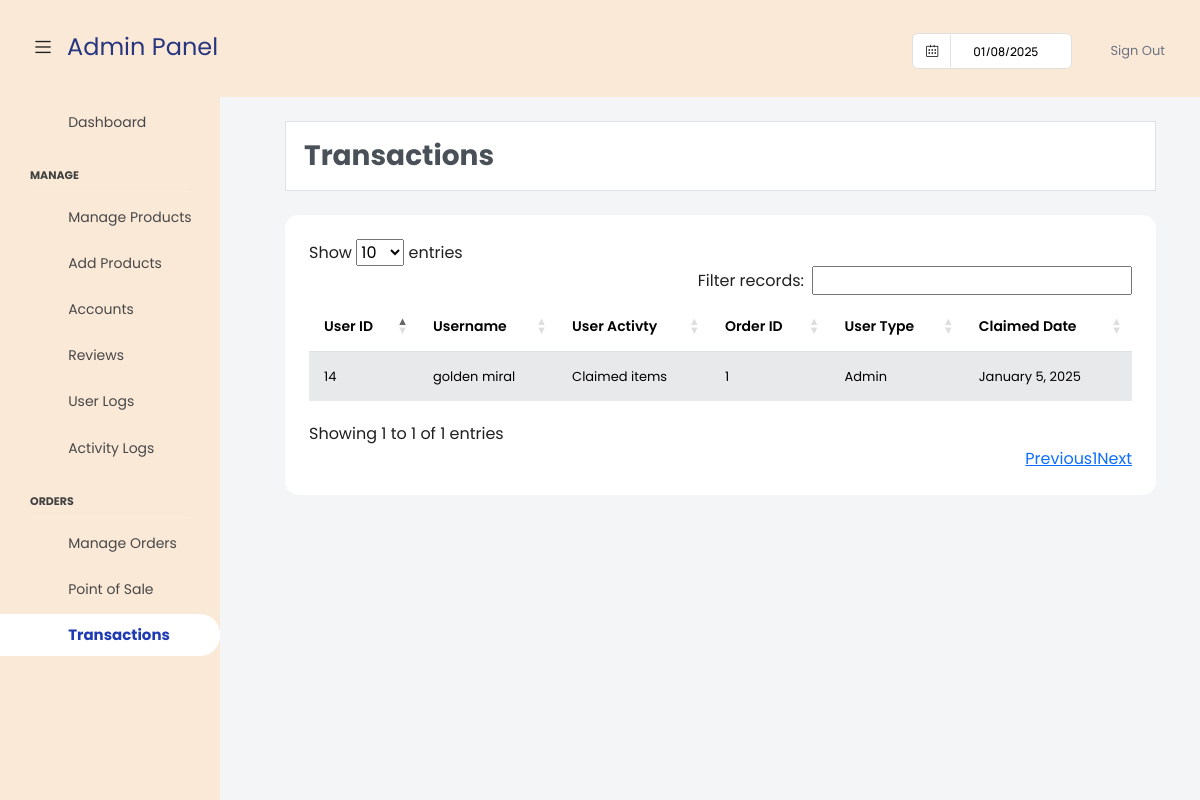
/admin/transHistory.php (signed in), run on an earlier commit of the app's database.
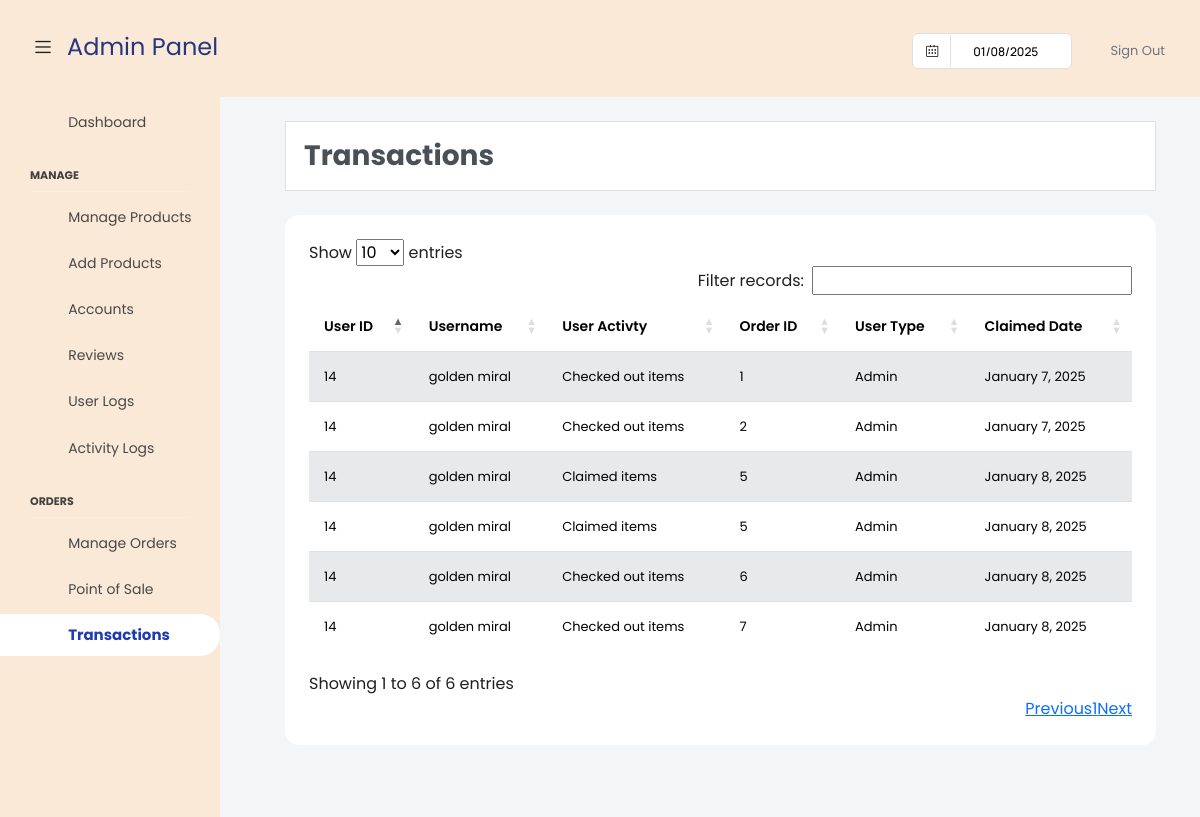
And on a later commit of the database.
### tables this page shows
CREATE TABLE `tbl_transactions` (
  `user_id` int(11) NOT NULL,
  `user_name` varchar(50) NOT NULL,
  `user_type` varchar(50) NOT NULL,
  `user_activity` varchar(100) NOT NULL,
  `activity_date` date NOT NULL,
  `item_id` int(11) NOT NULL
);

### admin/transHistory.php (the view, shortened to what this page needs)
<!DOCTYPE html>
<html lang="en">
  <head>
    <link href="../plugins/dataTables.bootstrap5.min.css" rel="stylesheet" />
    <link href="../plugins/responsive.bootstrap5.min.css" rel="stylesheet" />
    <link href="../styles/bootstrap5-min.css" rel="stylesheet" />
    <link href="../styles/card-general.css" rel="stylesheet" />
  </head>
  <body >
  <div class="container-scroller">
        <?php require_once("./navbar.php"); ?>
        <div class="container-fluid page-body-wrapper">
        <?php require_once("./sidebar.php"); ?>
            <div class="main-panel">
                <div class="content-wrapper">
                    <div class="row">
                    <div class="container-fluid px-4">
            <ol class="breadcrumb mb-4 bg-white">
              <li class="breadcrumb-item active fs-3 fw-bolder">Transactions</li>
            </ol>
              <div class="card mb-5">
                    <div class="card-body">
                      <table id="productTable" class="table table-striped nowrap" style="width:100%">
                        <thead>
                          <tr>
                            <th>User ID</th>
                            <th>Username</th>
                            <th>User Activty</th>
                            <th>Order ID</th>
                            <th>User Type</th>
                            <th>Claimed Date</th>
                          </tr>
                        </thead>
                        <tbody>
                          <?php
                            $query = "SELECT * FROM tbl_transactions";
                            $stmt = $conn->prepare($query);
                            $stmt->execute();
                            $result = $stmt->get_result();
                              while ($data = $result->fetch_assoc()) {
                                $dateObject = new DateTime($data["activity_date"]);
                          ?>
                          <tr>
                            <td><?php echo $data['user_id'];?></td>
                            <td><?php echo $data['user_name'];?></td>
                            <td><?php echo $data['user_activity'];?></td>
                            <td><?php echo $data['item_id'];?></td>
                            <td><?php echo "Admin"; ?></td>
                            <td><?php echo $dateObject->format('F j, Y'); ?></td>
                          </tr>
                          <?php
                            }
                          ?>
                        </tbody>
                      </table>
                    </div>
                  </div>
            </div>
                    </div>
                </div>
            </div>
        </div>
  </body>
</html>

What changed in the data, as far as the page shows it:
removed tbl_transactions: user "14", user_name "golden miral", user_activity "Claimed items", item "1", activity_date "January 5, 2025"
added tbl_transactions: user "14", user_name "golden miral", user_activity "Checked out items", item "1", activity_date "January 7, 2025"
added tbl_transactions: user "14", user_name "golden miral", user_activity "Checked out items", item "2", activity_date "January 7, 2025"
added tbl_transactions: user "14", user_name "golden miral", user_activity "Claimed items", item "5", activity_date "January 8, 2025"
added tbl_transactions: user "14", user_name "golden miral", user_activity "Claimed items", item "5", activity_date "January 8, 2025"
added tbl_transactions: user "14", user_name "golden miral", user_activity "Checked out items", item "6", activity_date "January 8, 2025"
added tbl_transactions: user "14", user_name "golden miral", user_activity "Checked out items", item "7", activity_date "January 8, 2025"
Also different on the page:
text written by a page script: "Show entries Filter records: Showing 1 to 1 of 1 entries Previous 1 Next" → "Show entries Filter records: Showing 1 to 6 of 6 entries Previous 1 Next"
